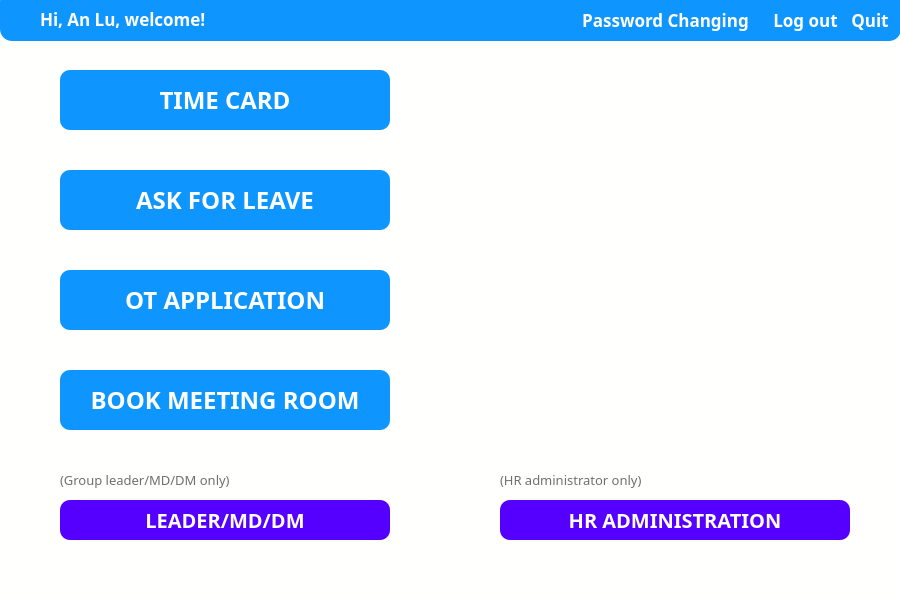
<?xml version="1.0" encoding="UTF-8"?>
<ui version="4.0">
 <class>MainWindow</class>
 <widget class="QMainWindow" name="MainWindow">
  <property name="geometry">
   <rect>
    <x>0</x>
    <y>0</y>
    <width>900</width>
    <height>600</height>
   </rect>
  </property>
  <property name="sizePolicy">
   <sizepolicy hsizetype="Preferred" vsizetype="Preferred">
    <horstretch>0</horstretch>
    <verstretch>0</verstretch>
   </sizepolicy>
  </property>
  <property name="minimumSize">
   <size>
    <width>900</width>
    <height>600</height>
   </size>
  </property>
  <property name="maximumSize">
   <size>
    <width>900</width>
    <height>600</height>
   </size>
  </property>
  <property name="windowTitle">
   <string>AKT HR Information System</string>
  </property>
  <property name="styleSheet">
   <string notr="true">QMainWindow
{

    background-color:rgb(255, 255, 253);
    /*边框圆角半径为8像素*/ 
    border-radius:10px;
}</string>
  </property>
  <widget class="QWidget" name="centralwidget">
   <widget class="QPushButton" name="pushButton">
    <property name="geometry">
     <rect>
      <x>60</x>
      <y>70</y>
      <width>330</width>
      <height>60</height>
     </rect>
    </property>
    <property name="font">
     <font>
      <family>Microsoft Yahei</family>
      <pointsize>18</pointsize>
      <weight>75</weight>
      <bold>true</bold>
     </font>
    </property>
    <property name="styleSheet">
     <string notr="true">QPushButton
{
    /*字体为微软雅黑*/
    font-family:Microsoft Yahei;
    /*字体大小为20点*/
    font-size:18pt;
    /*字体颜色为白色*/    
    color:white;
    /*背景颜色*/  
    background-color:rgb(14 , 150 , 254);
    /*边框圆角半径为8像素*/ 
    border-radius:10px;
}

/*按钮停留态*/
QPushButton:hover
{
    /*背景颜色*/  
    background-color:rgb(7, 114, 254);
    padding-left:-3px;
    /*上内边距为3像素，让按下时字向下移动3像素*/  
    padding-top:-3px;

}

/*按钮按下态*/
QPushButton:pressed
{
    /*背景颜色*/  
    background-color:rgb(14 , 135 , 228);
    /*左内边距为3像素，让按下时字向右移动3像素*/  
    padding-left:3px;
    /*上内边距为3像素，让按下时字向下移动3像素*/  
    padding-top:3px;
}</string>
    </property>
    <property name="text">
     <string>TIME CARD</string>
    </property>
   </widget>
   <widget class="QPushButton" name="pushButton_2">
    <property name="geometry">
     <rect>
      <x>60</x>
      <y>170</y>
      <width>330</width>
      <height>60</height>
     </rect>
    </property>
    <property name="font">
     <font>
      <family>Microsoft Yahei</family>
      <pointsize>18</pointsize>
      <weight>75</weight>
      <bold>true</bold>
     </font>
    </property>
    <property name="styleSheet">
     <string notr="true">QPushButton
{
    /*字体为微软雅黑*/
    font-family:Microsoft Yahei;
    /*字体大小为20点*/
    font-size:18pt;
    /*字体颜色为白色*/    
    color:white;
    /*背景颜色*/  
    background-color:rgb(14 , 150 , 254);
    /*边框圆角半径为8像素*/ 
    border-radius:10px;
}

/*按钮停留态*/
QPushButton:hover
{
    /*背景颜色*/  
    background-color:rgb(7, 114, 254);
    padding-left:-3px;
    /*上内边距为3像素，让按下时字向下移动3像素*/  
    padding-top:-3px;

}

/*按钮按下态*/
QPushButton:pressed
{
    /*背景颜色*/  
    background-color:rgb(14 , 135 , 228);
    /*左内边距为3像素，让按下时字向右移动3像素*/  
    padding-left:3px;
    /*上内边距为3像素，让按下时字向下移动3像素*/  
    padding-top:3px;
}</string>
    </property>
    <property name="text">
     <string>ASK FOR LEAVE</string>
    </property>
   </widget>
   <widget class="QPushButton" name="pushButton_3">
    <property name="geometry">
     <rect>
      <x>60</x>
      <y>270</y>
      <width>330</width>
      <height>60</height>
     </rect>
    </property>
    <property name="font">
     <font>
      <family>Microsoft Yahei</family>
      <pointsize>18</pointsize>
      <weight>75</weight>
      <bold>true</bold>
     </font>
    </property>
    <property name="styleSheet">
     <string notr="true">QPushButton
{
    /*字体为微软雅黑*/
    font-family:Microsoft Yahei;
    /*字体大小为20点*/
    font-size:18pt;
    /*字体颜色为白色*/    
    color:white;
    /*背景颜色*/  
    background-color:rgb(14 , 150 , 254);
    /*边框圆角半径为8像素*/ 
    border-radius:10px;
}

/*按钮停留态*/
QPushButton:hover
{
    /*背景颜色*/  
    background-color:rgb(7, 114, 254);
    padding-left:-3px;
    /*上内边距为3像素，让按下时字向下移动3像素*/  
    padding-top:-3px;

}

/*按钮按下态*/
QPushButton:pressed
{
    /*背景颜色*/  
    background-color:rgb(14 , 135 , 228);
    /*左内边距为3像素，让按下时字向右移动3像素*/  
    padding-left:3px;
    /*上内边距为3像素，让按下时字向下移动3像素*/  
    padding-top:3px;
}</string>
    </property>
    <property name="text">
     <string>OT APPLICATION</string>
    </property>
   </widget>
   <widget class="QPushButton" name="pushButton_4">
    <property name="geometry">
     <rect>
      <x>60</x>
      <y>370</y>
      <width>330</width>
      <height>60</height>
     </rect>
    </property>
    <property name="font">
     <font>
      <family>Microsoft Yahei</family>
      <pointsize>18</pointsize>
      <weight>75</weight>
      <bold>true</bold>
     </font>
    </property>
    <property name="styleSheet">
     <string notr="true">QPushButton
{
    /*字体为微软雅黑*/
    font-family:Microsoft Yahei;
    /*字体大小为20点*/
    font-size:18pt;
    /*字体颜色为白色*/    
    color:white;
    /*背景颜色*/  
    background-color:rgb(14 , 150 , 254);
    /*边框圆角半径为8像素*/ 
    border-radius:10px;
}

/*按钮停留态*/
QPushButton:hover
{
    /*背景颜色*/  
    background-color:rgb(7, 114, 254);
    padding-left:-3px;
    /*上内边距为3像素，让按下时字向下移动3像素*/  
    padding-top:-3px;

}

/*按钮按下态*/
QPushButton:pressed
{
    /*背景颜色*/  
    background-color:rgb(14 , 135 , 228);
    /*左内边距为3像素，让按下时字向右移动3像素*/  
    padding-left:3px;
    /*上内边距为3像素，让按下时字向下移动3像素*/  
    padding-top:3px;
}</string>
    </property>
    <property name="text">
     <string>BOOK MEETING ROOM</string>
    </property>
   </widget>
   <widget class="QWidget" name="widget" native="true">
    <property name="geometry">
     <rect>
      <x>0</x>
      <y>-10</y>
      <width>901</width>
      <height>51</height>
     </rect>
    </property>
    <property name="styleSheet">
     <string notr="true">QWidget
{
    /*字体为微软雅黑*/
    font-family:Microsoft Yahei;
    /*字体大小为20点*/
    font-size:18pt;
    /*字体颜色为白色*/    
    color:white;
    /*背景颜色*/  
    background-color:rgb(14 , 150 , 254);
    /*边框圆角半径为8像素*/ 
    border-radius:12px;
}</string>
    </property>
    <widget class="QPushButton" name="pushButton_6">
     <property name="geometry">
      <rect>
       <x>770</x>
       <y>10</y>
       <width>71</width>
       <height>40</height>
      </rect>
     </property>
     <property name="styleSheet">
      <string notr="true">QPushButton
{
    /*字体为微软雅黑*/
    font-family:Microsoft Yahei;
    /*字体大小为20点*/
    font-size:13pt;
    /*字体颜色为白色*/
	font-weight:bold;    
    color:white;
    /*背景颜色*/  
    background-color:rgb(14 , 150 , 254);
    /*边框圆角半径为8像素*/ 
    border-radius:10px;
}

/*按钮停留态*/
QPushButton:hover
{
    /*背景颜色*/  
    background-color:rgb(7, 114, 254);
    padding-left:-3px;
    /*上内边距为3像素，让按下时字向下移动3像素*/  
    padding-top:-3px;
}

/*按钮按下态*/
QPushButton:pressed
{
    /*背景颜色*/  
    background-color:rgb(14 , 135 , 228);
    /*左内边距为3像素，让按下时字向右移动3像素*/  
    padding-left:3px;
    /*上内边距为3像素，让按下时字向下移动3像素*/  
    padding-top:3px;
}</string>
     </property>
     <property name="text">
      <string>Log out</string>
     </property>
    </widget>
    <widget class="QPushButton" name="pushButton_7">
     <property name="geometry">
      <rect>
       <x>840</x>
       <y>10</y>
       <width>60</width>
       <height>40</height>
      </rect>
     </property>
     <property name="styleSheet">
      <string notr="true">QPushButton
{
    /*字体为微软雅黑*/
    font-family:Microsoft Yahei;
    /*字体大小为20点*/
    font-size:13pt;
    /*字体颜色为白色*/
	font-weight:bold;    
    color:white;
    /*背景颜色*/  
    background-color:rgb(14 , 150 , 254);
    /*边框圆角半径为8像素*/ 
    border-radius:10px;
}

/*按钮停留态*/
QPushButton:hover
{
    /*背景颜色*/  
    background-color:rgb(7, 114, 254);
    padding-left:-3px;
    /*上内边距为3像素，让按下时字向下移动3像素*/  
    padding-top:-3px;
}

/*按钮按下态*/
QPushButton:pressed
{
    /*背景颜色*/  
    background-color:rgb(14 , 135 , 228);
    /*左内边距为3像素，让按下时字向右移动3像素*/  
    padding-left:3px;
    /*上内边距为3像素，让按下时字向下移动3像素*/  
    padding-top:3px;
}</string>
     </property>
     <property name="text">
      <string>Quit</string>
     </property>
    </widget>
    <widget class="QLabel" name="label">
     <property name="geometry">
      <rect>
       <x>40</x>
       <y>13</y>
       <width>401</width>
       <height>31</height>
      </rect>
     </property>
     <property name="styleSheet">
      <string notr="true">QLabel
{
    /*字体为微软雅黑*/
    font-family:Microsoft Yahei;
    /*字体大小为20点*/
    font-size:13pt;
    /*字体颜色为白色*/
	font-weight:bold;    
    color:white;
    /*背景颜色*/  
    background-color:rgb(14 , 150 , 254);
    /*边框圆角半径为8像素*/ 

}

QLabel:hover
{
    padding-left:-3px;
    /*上内边距为3像素，让按下时字向下移动3像素*/  
    padding-top:-3px;
}

/*按钮按下态*/
QLabel:pressed
{
    /*左内边距为3像素，让按下时字向右移动3像素*/  
    padding-left:3px;
    /*上内边距为3像素，让按下时字向下移动3像素*/  
    padding-top:3px;
}</string>
     </property>
     <property name="text">
      <string>Hi, An Lu, welcome!</string>
     </property>
    </widget>
    <widget class="QPushButton" name="pushButton_8">
     <property name="geometry">
      <rect>
       <x>560</x>
       <y>10</y>
       <width>211</width>
       <height>40</height>
      </rect>
     </property>
     <property name="styleSheet">
      <string notr="true">QPushButton
{
    /*字体为微软雅黑*/
    font-family:Microsoft Yahei;
    /*字体大小为20点*/
    font-size:13pt;
    /*字体颜色为白色*/
	font-weight:bold;    
    color:white;
    /*背景颜色*/  
    background-color:rgb(14 , 150 , 254);
    /*边框圆角半径为8像素*/ 
    border-radius:10px;
}

/*按钮停留态*/
QPushButton:hover
{
    /*背景颜色*/  
    background-color:rgb(7, 114, 254);
    padding-left:-3px;
    /*上内边距为3像素，让按下时字向下移动3像素*/  
    padding-top:-3px;
}

/*按钮按下态*/
QPushButton:pressed
{
    /*背景颜色*/  
    background-color:rgb(14 , 135 , 228);
    /*左内边距为3像素，让按下时字向右移动3像素*/  
    padding-left:3px;
    /*上内边距为3像素，让按下时字向下移动3像素*/  
    padding-top:3px;
}</string>
     </property>
     <property name="text">
      <string>Password Changing</string>
     </property>
    </widget>
   </widget>
   <widget class="QPushButton" name="pushButton_5">
    <property name="geometry">
     <rect>
      <x>500</x>
      <y>500</y>
      <width>350</width>
      <height>40</height>
     </rect>
    </property>
    <property name="font">
     <font>
      <family>Microsoft Yahei</family>
      <pointsize>15</pointsize>
      <weight>75</weight>
      <bold>true</bold>
     </font>
    </property>
    <property name="styleSheet">
     <string notr="true">QPushButton
{
    /*字体为微软雅黑*/
    font-family:Microsoft Yahei;
    /*字体大小为20点*/
    font-size:15pt;
    /*字体颜色为白色*/    
    color:white;
    /*背景颜色*/  
    background-color:rgb(85, 0, 255);
    /*边框圆角半径为8像素*/ 
    border-radius:10px;
}

/*按钮停留态*/
QPushButton:hover
{
    /*背景颜色*/  
    background-color:rgb(58, 0, 175);
    padding-left:-3px;
    /*上内边距为3像素，让按下时字向下移动3像素*/  
    padding-top:-3px;

}

/*按钮按下态*/
QPushButton:pressed
{
    /*背景颜色*/  
    background-color:rgb(57, 0, 122);
    /*左内边距为3像素，让按下时字向右移动3像素*/  
    padding-left:3px;
    /*上内边距为3像素，让按下时字向下移动3像素*/  
    padding-top:3px;
}</string>
    </property>
    <property name="text">
     <string>HR ADMINISTRATION</string>
    </property>
   </widget>
   <widget class="QWidget" name="widget_2" native="true">
    <property name="geometry">
     <rect>
      <x>490</x>
      <y>80</y>
      <width>350</width>
      <height>361</height>
     </rect>
    </property>
    <property name="styleSheet">
     <string notr="true">background-image: url(:/source/1.png);</string>
    </property>
   </widget>
   <widget class="QPushButton" name="pushButton_9">
    <property name="geometry">
     <rect>
      <x>60</x>
      <y>500</y>
      <width>330</width>
      <height>40</height>
     </rect>
    </property>
    <property name="font">
     <font>
      <family>Microsoft Yahei</family>
      <pointsize>15</pointsize>
      <weight>75</weight>
      <bold>true</bold>
     </font>
    </property>
    <property name="styleSheet">
     <string notr="true">QPushButton
{
    /*字体为微软雅黑*/
    font-family:Microsoft Yahei;
    /*字体大小为20点*/
    font-size:15pt;
    /*字体颜色为白色*/    
    color:white;
    /*背景颜色*/  
    background-color:rgb(85, 0, 255);
    /*边框圆角半径为8像素*/ 
    border-radius:10px;
}

/*按钮停留态*/
QPushButton:hover
{
    /*背景颜色*/  
    background-color:rgb(58, 0, 175);
    padding-left:-3px;
    /*上内边距为3像素，让按下时字向下移动3像素*/  
    padding-top:-3px;

}

/*按钮按下态*/
QPushButton:pressed
{
    /*背景颜色*/  
    background-color:rgb(57, 0, 122);
    /*左内边距为3像素，让按下时字向右移动3像素*/  
    padding-left:3px;
    /*上内边距为3像素，让按下时字向下移动3像素*/  
    padding-top:3px;
}</string>
    </property>
    <property name="text">
     <string>LEADER/MD/DM</string>
    </property>
   </widget>
   <widget class="QLabel" name="label_4">
    <property name="geometry">
     <rect>
      <x>60</x>
      <y>470</y>
      <width>211</width>
      <height>20</height>
     </rect>
    </property>
    <property name="styleSheet">
     <string notr="true">QLabel
{
    /*字体为微软雅黑*/
    font-family:Microsoft Yahei;
    /*字体大小为20点*/
	color:rgb(111, 111, 111);
   font-size:10pt;
 	
}</string>
    </property>
    <property name="text">
     <string>(Group leader/MD/DM only)</string>
    </property>
   </widget>
   <widget class="QLabel" name="label_5">
    <property name="geometry">
     <rect>
      <x>500</x>
      <y>470</y>
      <width>211</width>
      <height>20</height>
     </rect>
    </property>
    <property name="styleSheet">
     <string notr="true">QLabel
{
    /*字体为微软雅黑*/
    font-family:Microsoft Yahei;
    /*字体大小为20点*/
	color:rgb(111, 111, 111);
   font-size:10pt;
 	
}</string>
    </property>
    <property name="text">
     <string>(HR administrator only)</string>
    </property>
   </widget>
  </widget>
 </widget>
 <resources>
  <include location="image1.qrc"/>
 </resources>
 <connections/>
</ui>
